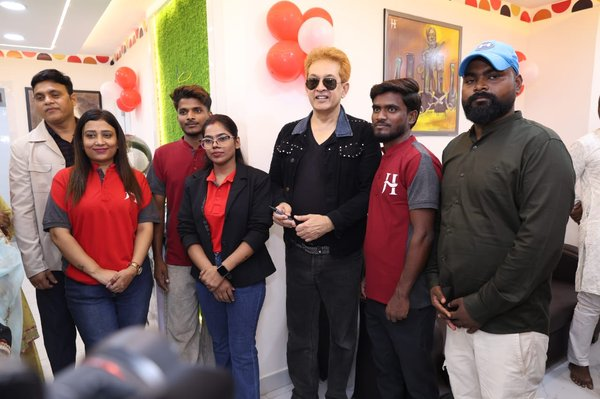
#> input picture scratch/previews/photo_01.jpg, 600 x 399 px, found by its file name; its folder holds only this picture in this run
$ python describe_images.py
#> lines starting #> are read from the running program, lines starting #| are printed output that depends on the picture; after the words box and inside, x2 and y2 are one past the last pixel; in counts of white or black regions, pixels touching at a corner belong together
import os
import cv2
import numpy as np

# Let's inspect each preview in detail
PREVIEW_DIR = "scratch/previews"
files = sorted([f for f in os.listdir(PREVIEW_DIR) if f.startswith("photo_") and f.endswith(".jpg")])

descriptions = {}

for f in files:
    idx = int(f.replace("photo_", "").replace(".jpg", ""))
    img_path = os.path.join(PREVIEW_DIR, f)
    img = cv2.imread(img_path)
#> img is the input picture: shape (399, 600, 3); mean B, G, R 102.8, 108.3, 130.6
    h, w, _ = img.shape
#> h = 399; w = 600

    # Analyze brightness in 3 vertical bands (top, middle, bottom)
    top = np.mean(img[0:int(h/3), :, :])
#> top = 180.4
    mid = np.mean(img[int(h/3):int(2*h/3), :, :])
#> mid = 81.8
    bot = np.mean(img[int(2*h/3):, :, :])
#> bot = 79.49

    # Check for mirror reflections (high variance in middle)
    gray = cv2.cvtColor(img, cv2.COLOR_BGR2GRAY)
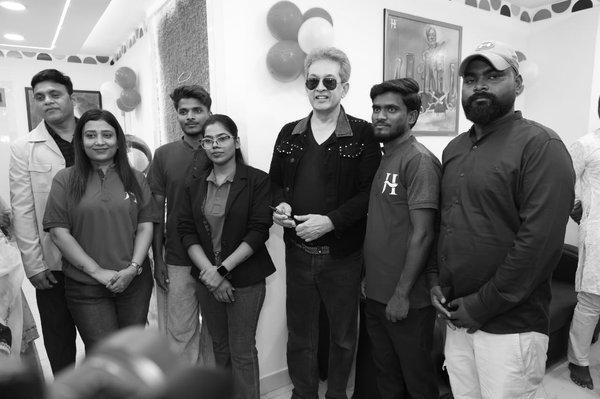
#> gray: shape (399, 600); min 0, max 255, mean 114.4
    edges = cv2.Canny(gray, 100, 200)
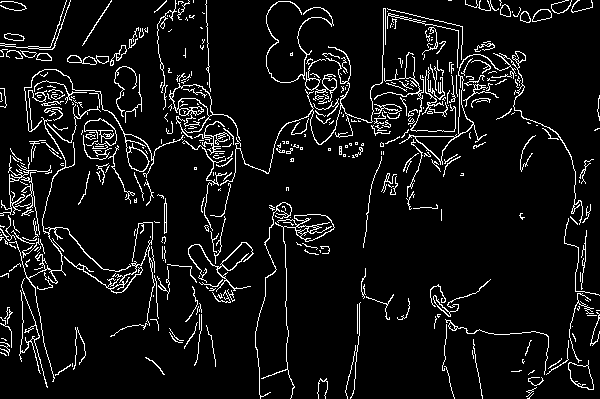
#> edges: shape (399, 600); 7.3% white in thin lines or dots
    edge_density = np.sum(edges > 0) / (w * h)
#> edge_density = 0.0725

    descriptions[idx] = {
        "file": f,
        "width": w,
        "height": h,
        "edge_density": round(float(edge_density), 4),
        "brightness_distribution": [round(float(top), 1), round(float(mid), 1), round(float(bot), 1)]
    }

print("Visual analysis complete for 35 photos.")

$ run again, on scratch/previews/photo_05.jpg
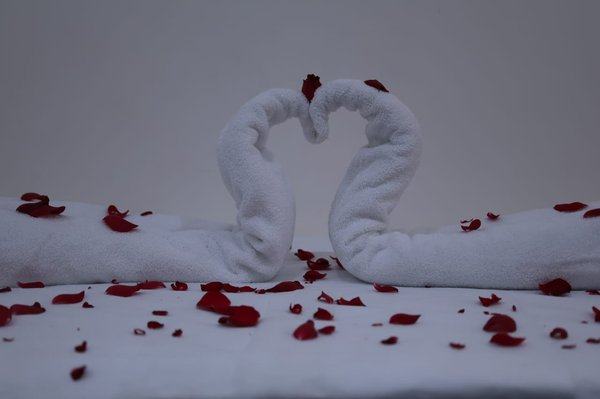
#> input picture scratch/previews/photo_05.jpg, 600 x 399 px, found by its file name
#> img is the input picture: shape (399, 600, 3); mean B, G, R 129.5, 113.4, 113.3
#> top = 112.8
#> mid = 121.4
#> bot = 122
#> `gray = cv2.cvtColor(img, cv2.COLOR_BGR2GRAY)`:
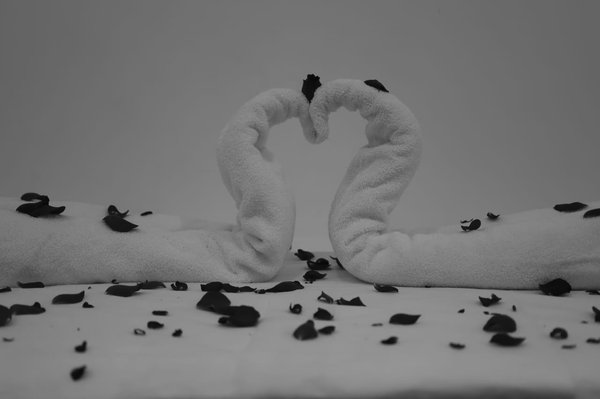
#> gray: shape (399, 600); min 3, max 158, mean 115.2
#> `edges = cv2.Canny(gray, 100, 200)`:
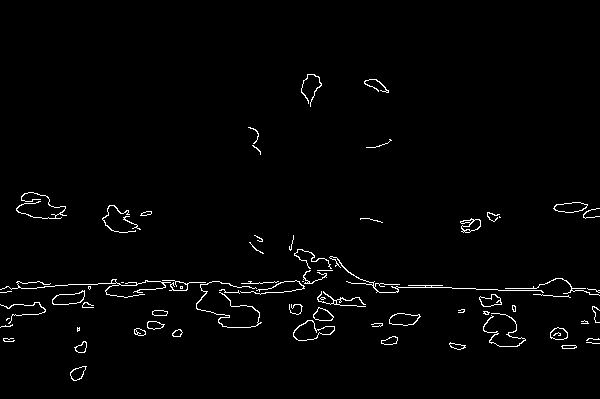
#> edges: shape (399, 600); 1.8% white in thin lines or dots, all inside (x1, y1, x2, y2) = (0, 74, 600, 381)
#> edge_density = 0.0177

$ run again, on scratch/previews/photo_02.jpg
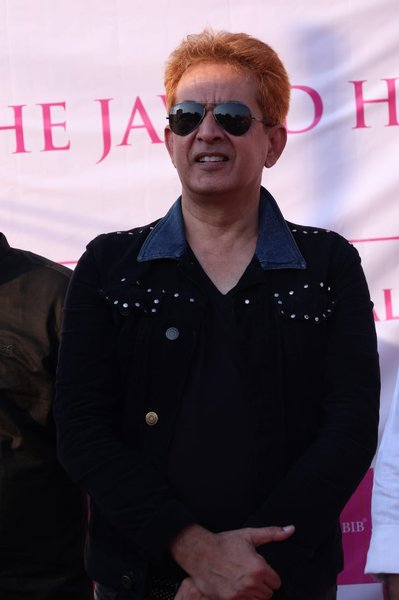
#> input picture scratch/previews/photo_02.jpg, 399 x 600 px, found by its file name
#> img is the input picture: shape (600, 399, 3); mean B, G, R 96.8, 85.5, 99.1
#> top = 192.8
#> mid = 60.99
#> bot = 27.61
#> `gray = cv2.cvtColor(img, cv2.COLOR_BGR2GRAY)`:
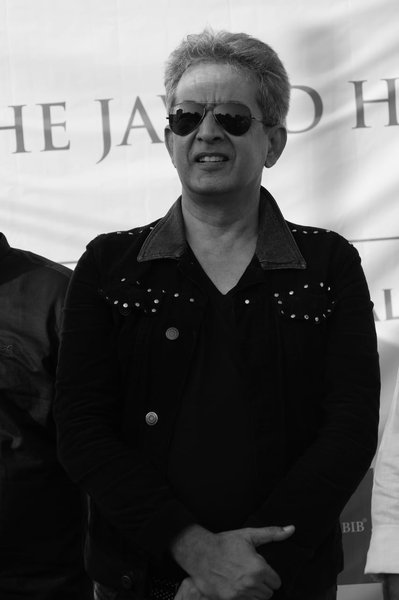
#> gray: shape (600, 399); min 0, max 253, mean 90.8
#> `edges = cv2.Canny(gray, 100, 200)`:
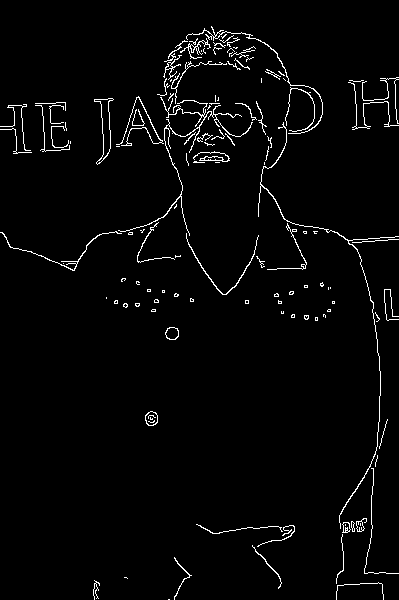
#> edges: shape (600, 399); 2.6% white in thin lines or dots
#> edge_density = 0.0259
